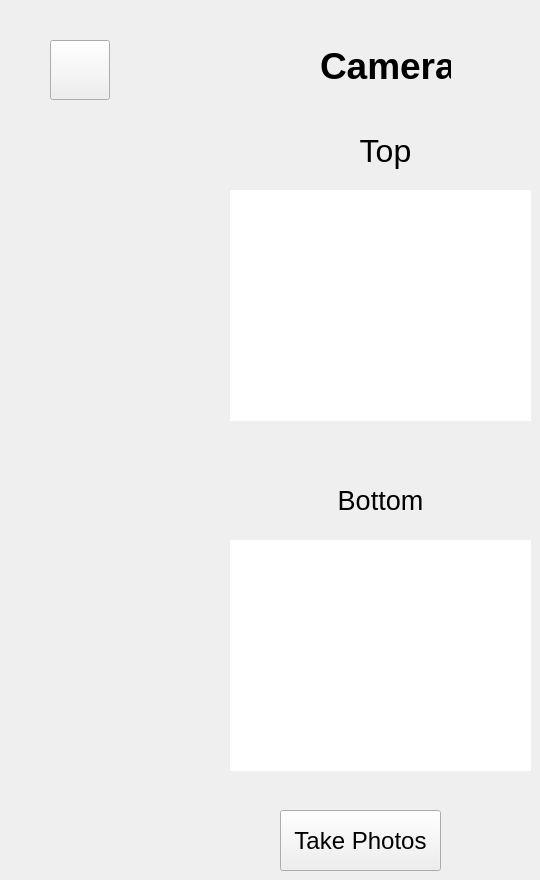
    <widget class="QWidget" name="photoPage">
     <widget class="QPushButton" name="goDashboardFromCamera">
      <property name="geometry">
       <rect>
        <x>50</x>
        <y>40</y>
        <width>60</width>
        <height>60</height>
       </rect>
      </property>
      <property name="font">
       <font>
        <pointsize>20</pointsize>
        <weight>75</weight>
        <bold>true</bold>
       </font>
      </property>
      <property name="text">
       <string/>
      </property>
      <property name="icon">
       <iconset>
        <normaloff>image-removebg-preview (2).png</normaloff>image-removebg-preview (2).png</iconset>
      </property>
      <property name="iconSize">
       <size>
        <width>40</width>
        <height>40</height>
       </size>
      </property>
     </widget>
     <widget class="QLabel" name="subCameraTitle">
      <property name="geometry">
       <rect>
        <x>320</x>
        <y>40</y>
        <width>131</width>
        <height>51</height>
       </rect>
      </property>
      <property name="font">
       <font>
        <pointsize>28</pointsize>
        <weight>75</weight>
        <bold>true</bold>
       </font>
      </property>
      <property name="text">
       <string>Camera</string>
      </property>
     </widget>
     <widget class="QLabel" name="cameraTopLeft">
      <property name="geometry">
       <rect>
        <x>230</x>
        <y>190</y>
        <width>301</width>
        <height>231</height>
       </rect>
      </property>
      <property name="styleSheet">
       <string notr="true">background:white;</string>
      </property>
      <property name="text">
       <string/>
      </property>
      <property name="scaledContents">
       <bool>false</bool>
      </property>
     </widget>
     <widget class="QPushButton" name="subTakePhoto">
      <property name="geometry">
       <rect>
        <x>280</x>
        <y>810</y>
        <width>161</width>
        <height>61</height>
       </rect>
      </property>
      <property name="font">
       <font>
        <pointsize>18</pointsize>
       </font>
      </property>
      <property name="text">
       <string>Take Photos</string>
      </property>
     </widget>
     <widget class="QLabel" name="topTitle">
      <property name="geometry">
       <rect>
        <x>310</x>
        <y>130</y>
        <width>151</width>
        <height>41</height>
       </rect>
      </property>
      <property name="font">
       <font>
        <pointsize>24</pointsize>
       </font>
      </property>
      <property name="text">
       <string>Top</string>
      </property>
      <property name="alignment">
       <set>Qt::AlignCenter</set>
      </property>
     </widget>
     <widget class="QLabel" name="userTitle">
      <property name="geometry">
       <rect>
        <x>300</x>
        <y>480</y>
        <width>161</width>
        <height>41</height>
       </rect>
      </property>
      <property name="font">
       <font>
        <pointsize>20</pointsize>
       </font>
      </property>
      <property name="text">
       <string>Bottom</string>
      </property>
      <property name="alignment">
       <set>Qt::AlignCenter</set>
      </property>
     </widget>
     <widget class="QLabel" name="cameraBottom">
      <property name="geometry">
       <rect>
        <x>230</x>
        <y>540</y>
        <width>301</width>
        <height>231</height>
       </rect>
      </property>
      <property name="styleSheet">
       <string notr="true">background:white;</string>
      </property>
      <property name="text">
       <string/>
      </property>
     </widget>
    </widget>
